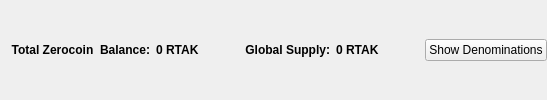
                       <widget class="QFrame" name="balanceSupplyFrame">
                        <layout class="QHBoxLayout" name="horizontalLayout_2" stretch="0,0,0,1,0">
                         <property name="topMargin">
                          <number>2</number>
                         </property>
                         <property name="rightMargin">
                          <number>0</number>
                         </property>
                         <property name="bottomMargin">
                          <number>2</number>
                         </property>
                         <item>
                          <layout class="QHBoxLayout" name="horizontalLayout_34">
                           <item>
                            <widget class="QLabel" name="labelzAvailableText_3">
                             <property name="font">
                              <font>
                               <weight>75</weight>
                               <bold>true</bold>
                              </font>
                             </property>
                             <property name="toolTip">
                              <string>Total Balance including unconfirmed and immature RTAK</string>
                             </property>
                             <property name="text">
                              <string>Total Zerocoin  Balance:</string>
                             </property>
                             <property name="alignment">
                              <set>Qt::AlignRight|Qt::AlignTrailing|Qt::AlignVCenter</set>
                             </property>
                            </widget>
                           </item>
                           <item>
                            <widget class="QLabel" name="labelzAvailableAmount_4">
                             <property name="minimumSize">
                              <size>
                               <width>40</width>
                               <height>0</height>
                              </size>
                             </property>
                             <property name="font">
                              <font>
                               <weight>75</weight>
                               <bold>true</bold>
                              </font>
                             </property>
                             <property name="toolTip">
                              <string>Total Balance including unconfirmed and immature RTAK</string>
                             </property>
                             <property name="text">
                              <string>0 RTAK</string>
                             </property>
                             <property name="alignment">
                              <set>Qt::AlignLeading|Qt::AlignLeft|Qt::AlignVCenter</set>
                             </property>
                            </widget>
                           </item>
                          </layout>
                         </item>
                         <item>
                          <spacer name="horizontalSpacer_32">
                           <property name="orientation">
                            <enum>Qt::Horizontal</enum>
                           </property>
                           <property name="sizeHint" stdset="0">
                            <size>
                             <width>40</width>
                             <height>20</height>
                            </size>
                           </property>
                          </spacer>
                         </item>
                         <item>
                          <layout class="QHBoxLayout" name="horizontalLayout_35">
                           <item>
                            <widget class="QLabel" name="labelZsupplyText_2">
                             <property name="font">
                              <font>
                               <weight>75</weight>
                               <bold>true</bold>
                              </font>
                             </property>
                             <property name="text">
                              <string>Global Supply:</string>
                             </property>
                             <property name="alignment">
                              <set>Qt::AlignRight|Qt::AlignTrailing|Qt::AlignVCenter</set>
                             </property>
                            </widget>
                           </item>
                           <item>
                            <widget class="QLabel" name="labelZsupplyAmount_2">
                             <property name="font">
                              <font>
                               <weight>75</weight>
                               <bold>true</bold>
                              </font>
                             </property>
                             <property name="text">
                              <string>0 RTAK</string>
                             </property>
                            </widget>
                           </item>
                          </layout>
                         </item>
                         <item>
                          <spacer name="horizontalSpacer_31">
                           <property name="orientation">
                            <enum>Qt::Horizontal</enum>
                           </property>
                           <property name="sizeHint" stdset="0">
                            <size>
                             <width>40</width>
                             <height>20</height>
                            </size>
                           </property>
                          </spacer>
                         </item>
                         <item>
                          <widget class="QPushButton" name="pushButtonShowDenoms">
                           <property name="toolTip">
                            <string>Show RTAK denominations list</string>
                           </property>
                           <property name="text">
                            <string>Show Denominations</string>
                           </property>
                          </widget>
                         </item>
                        </layout>
                       </widget>
